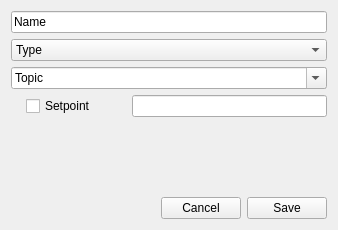
<?xml version="1.0" encoding="UTF-8"?>
<ui version="4.0">
 <class>EditWidget</class>
 <widget class="QDialog" name="EditWidget">
  <property name="geometry">
   <rect>
    <x>0</x>
    <y>0</y>
    <width>338</width>
    <height>230</height>
   </rect>
  </property>
  <property name="windowTitle">
   <string>Dialog</string>
  </property>
  <layout class="QGridLayout" name="gridLayout">
   <item row="10" column="0">
    <spacer name="verticalSpacer">
     <property name="orientation">
      <enum>Qt::Vertical</enum>
     </property>
     <property name="sizeHint" stdset="0">
      <size>
       <width>20</width>
       <height>40</height>
      </size>
     </property>
    </spacer>
   </item>
   <item row="0" column="0">
    <layout class="QVBoxLayout" name="verticalLayout">
     <item>
      <widget class="QLineEdit" name="nameEdit">
       <property name="text">
        <string>Name</string>
       </property>
      </widget>
     </item>
     <item>
      <widget class="QComboBox" name="typeOptions">
       <item>
        <property name="text">
         <string>Type</string>
        </property>
       </item>
       <item>
        <property name="text">
         <string>Temperature</string>
        </property>
       </item>
       <item>
        <property name="text">
         <string/>
        </property>
       </item>
      </widget>
     </item>
     <item>
      <widget class="QComboBox" name="topicOptions">
       <property name="editable">
        <bool>true</bool>
       </property>
       <item>
        <property name="text">
         <string>Topic</string>
        </property>
       </item>
      </widget>
     </item>
     <item>
      <layout class="QHBoxLayout" name="horizontalLayout_3">
       <property name="leftMargin">
        <number>15</number>
       </property>
       <item>
        <widget class="QCheckBox" name="setpointCheckBox">
         <property name="sizePolicy">
          <sizepolicy hsizetype="Fixed" vsizetype="Minimum">
           <horstretch>0</horstretch>
           <verstretch>0</verstretch>
          </sizepolicy>
         </property>
         <property name="minimumSize">
          <size>
           <width>100</width>
           <height>0</height>
          </size>
         </property>
         <property name="text">
          <string>Setpoint</string>
         </property>
        </widget>
       </item>
       <item>
        <widget class="QLineEdit" name="setpointValue"/>
       </item>
      </layout>
     </item>
    </layout>
   </item>
   <item row="11" column="0">
    <layout class="QHBoxLayout" name="horizontalLayout">
     <item>
      <spacer name="horizontalSpacer">
       <property name="orientation">
        <enum>Qt::Horizontal</enum>
       </property>
       <property name="sizeHint" stdset="0">
        <size>
         <width>40</width>
         <height>20</height>
        </size>
       </property>
      </spacer>
     </item>
     <item>
      <widget class="QPushButton" name="cancelButton">
       <property name="text">
        <string>Cancel</string>
       </property>
       <property name="autoDefault">
        <bool>false</bool>
       </property>
      </widget>
     </item>
     <item>
      <widget class="QPushButton" name="saveButton">
       <property name="text">
        <string>Save</string>
       </property>
       <property name="autoDefault">
        <bool>false</bool>
       </property>
      </widget>
     </item>
    </layout>
   </item>
  </layout>
 </widget>
 <resources/>
 <connections/>
</ui>
